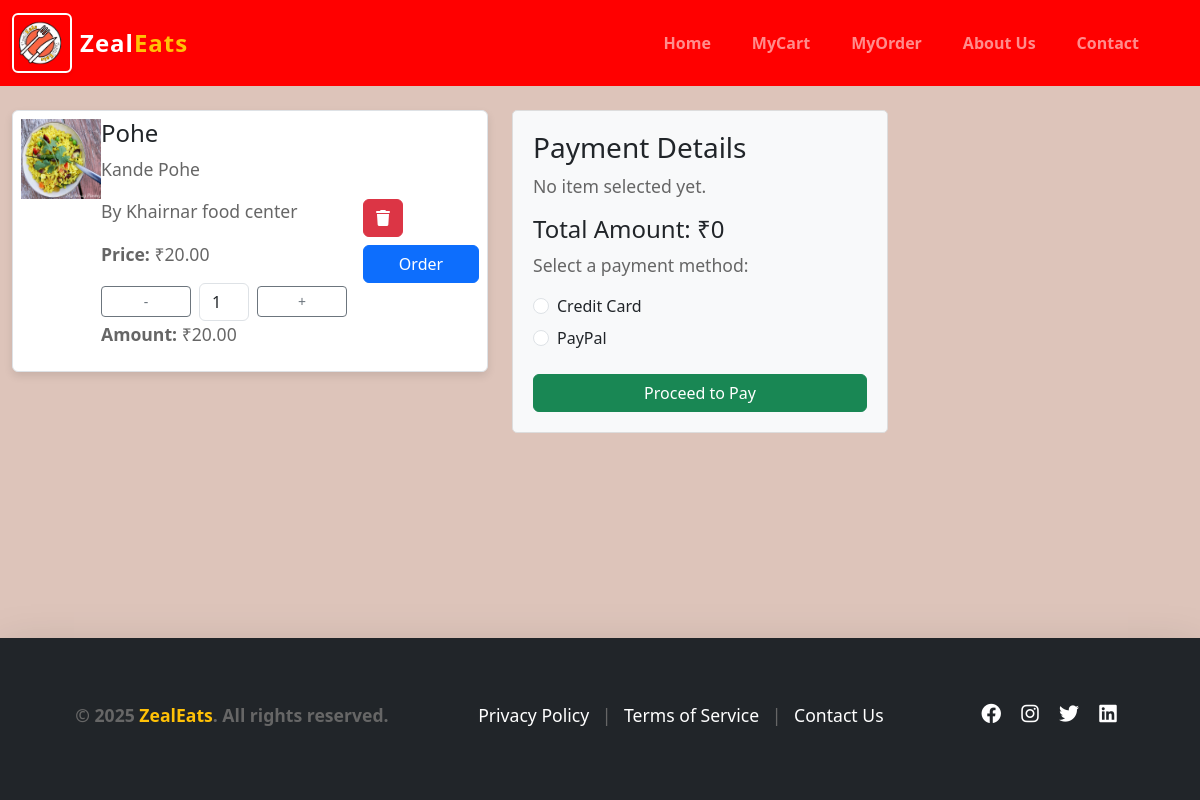
Before: /customer/view_cart/ (signed in) with the older database file.
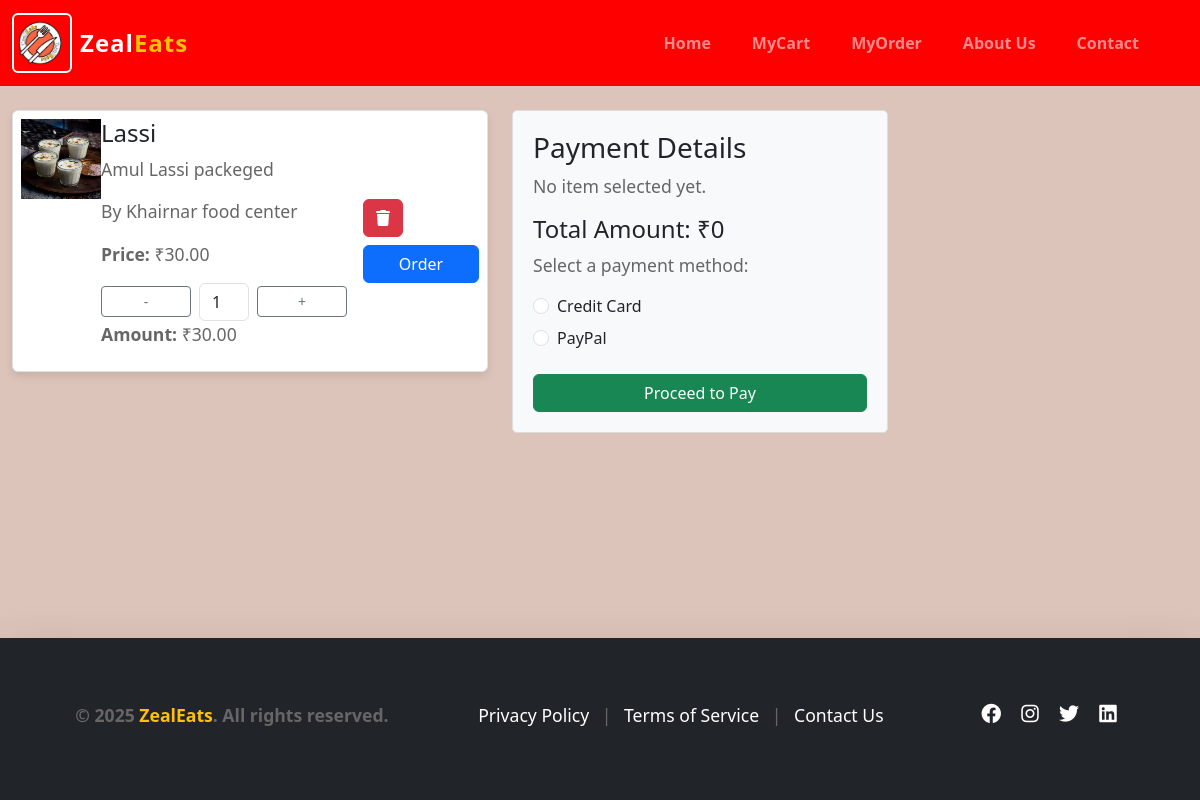
After: the same page with the newer database file.
### customer/models.py (models this page shows, shortened)
class CartItem(models.Model):
    cart = models.ForeignKey(Cart, on_delete=models.CASCADE, related_name='items')
    food_item = models.ForeignKey(FoodItem, on_delete=models.CASCADE)
    quantity = models.PositiveIntegerField(default=1)
    price = models.DecimalField(max_digits=6, decimal_places=2 , default=0.00)

### vendor/models.py (models this page shows, shortened)
class FoodItem(models.Model):
    vendor = models.ForeignKey(CanteenVendor, on_delete=models.CASCADE)# Reference vendor ID
    food_name = models.CharField(max_length=100)
    description = models.TextField()
    TYPE_CHOICES = [('Veg', 'Veg'), ('Non-Veg', 'Non-Veg')]
    food_type = models.CharField(max_length=10, choices=TYPE_CHOICES)
    CATEGORY_CHOICES = [('Breakfast', 'Breakfast'), ('Drinks', 'Drinks'),
                        ('Lunch', 'Lunch'), ('Snacks', 'Snacks'), ('Dinner', 'Dinner')]
    category = models.CharField(max_length=50, choices=CATEGORY_CHOICES)
    price = models.DecimalField(max_digits=6, decimal_places=2)
    image = models.ImageField(upload_to='images/')  # Store in media folder
    created_at = models.DateTimeField(auto_now_add=True)
    in_stock = models.BooleanField(default=True)  # Availability status

class CanteenVendor(models.Model):
    id = models.AutoField(primary_key=True)
    full_name = models.CharField(max_length=100)
    restaurant_name = models.CharField(max_length=100)
    mobile_number = models.CharField(max_length=100)
    store_description = models.TextField()
    password = models.CharField(max_length=255)  # It is recommended to hash passwords
    is_approved = models.BooleanField(default=False)  # Admin approval status

### customer/views.py (the view)
# urls.py: path('view_cart/', views.view_cart, name='view_cart'),
def view_cart(request):
    customer_id = request.session.get('customer_id')
    if not customer_id:
        messages.error(request, "You must need to login to view cart!")
        return redirect('customer_login')
    customer = get_object_or_404(Customer, id=customer_id)
    cart = Cart.objects.filter(customer=customer).first()
    cart_items = cart.items.order_by('-id') if cart else []
    for cart_item in cart_items:
        cart_item.total_price = cart_item.quantity * cart_item.food_item.price
    return render(request, 'view_cart.html', {'cart': cart, 'cart_items': cart_items})

### customer/templates/view_cart.html (shortened to what this page needs)
{% extends "base/base.html" %}
{% load static %}
{% block content %}
<div class="container-fluid my-4">
    <div class="row">
      <div class="col-lg-5 col-md-8">
        <div class="cart-items">
          {% if cart_items %}
            {% for cart_item in cart_items %}
              <div class="cart-item d-flex justify-content-between align-items-center mb-3 p-2 border rounded">
                <div class="d-flex wrap">
                  <img src="{{ cart_item.food_item.image.url }}" alt="{{ cart_item.food_item.food_name }}"
                       style="width: 80px; height: 80px;" class="mr-3">
                  <div>
                    <h4 class="food-name">{{ cart_item.food_item.food_name }}</h4>
                    <p class="food-desc">{{ cart_item.food_item.description }}</p>
                    <p class = "resto-name"> By {{ cart_item.food_item.vendor.restaurant_name }}
                    </p>
                    <p><strong>Price:</strong> ₹<span class="food-price">{{ cart_item.food_item.price }}</span></p>
                    <form method="POST" action="{% url 'update_cart' cart_item.id %}">
                      <div class="quantity-control d-flex align-items-center">
                        <button type="submit" name="action" value="decrease" class="btn btn-sm btn-outline-secondary">-</button>
                        <input type="number" name="quantity" value="{{ cart_item.quantity }}" min="1"
                               class="mx-2 form-control food-quantity" style="width: 50px;">
                        <button type="submit" name="action" value="increase" class="btn btn-sm btn-outline-secondary">+</button>
                      </div>
                    </form>
                    <p><strong>Amount:</strong> ₹<span class="food-total">{{ cart_item.total_price }}</span></p>
                  </div>
                </div>
                <div class="d-flex flex-wrap gap-2 mt-2 mt-md-0">
                  <form method="POST" action="{% url 'remove_from_cart' cart_item.id %}">
                    <button type="submit" class="btn btn-danger w-100 w-md-auto"><i class="fa-solid fa-trash"></i></button>
                  </form>
                  <button type="button" class="btn btn-primary order-btn w-100 w-md-auto" data-cart-id="{{ cart_item.id }}">Order</button>
                </div>
              </div>
            {% endfor %}
        </div>
      </div>
      <div class="col-md-4">
        <div class="payment-options" style="position: sticky; top: 20px; background-color: #f8f9fa; padding: 20px; border: 1px solid #ddd; border-radius: 5px;">
          <h3>Payment Details</h3>
          <div id="selected-items">
            <p>No item selected yet.</p>
          </div>
          <h4>Total Amount: ₹<span id="total-amount">0</span></h4>
          <p>Select a payment method:</p>
          <form method="POST" action="{% url 'place_order' %}">
            <div class="form-check mb-2">
              <input class="form-check-input" type="radio" name="payment_method" value="credit_card" id="credit_card">
              <label class="form-check-label" for="credit_card">Credit Card</label>
          </div>
          <div class="form-check mb-2">
              <input class="form-check-input" type="radio" name="payment_method" value="paypal" id="paypal">
              <label class="form-check-label" for="paypal">PayPal</label>
          </div>
          <button type="submit" class="btn btn-success mt-3 w-100">Proceed to Pay</button>
      </form>
          {% endif %}
      </div>
    </div>
  </div>
</div>
  {% endblock content %}

Changed rows visible on the page:
removed CartItem: food_item.image (picture), food_item.food_name "Pohe", food_item.description "Kande Pohe", food_item.vendor.restaurant_name "Khairnar food center", food_item.price "20.00", quantity "1", total_price "20.00"
added CartItem: food_item.image (picture), food_item.food_name "Lassi", food_item.description "Amul Lassi packeged", food_item.vendor.restaurant_name "Khairnar food center", food_item.price "30.00", quantity "1", total_price "30.00"
